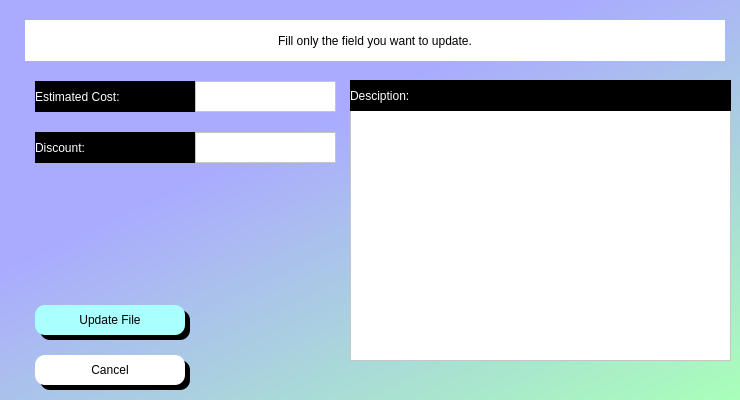
<?xml version="1.0" encoding="UTF-8"?>
<ui version="4.0">
 <class>Dialog</class>
 <widget class="QDialog" name="Dialog">
  <property name="geometry">
   <rect>
    <x>0</x>
    <y>0</y>
    <width>740</width>
    <height>400</height>
   </rect>
  </property>
  <property name="windowTitle">
   <string>Dialog</string>
  </property>
  <property name="styleSheet">
   <string notr="true">
background-color: rgba(170, 170, 255,.6);
background-color: qlineargradient(spread:pad, x1:0, y1:0, x2:1, y2:1, stop:0 rgba(170, 170, 255, 255), stop:1 rgba(255, 255, 255, 255));
background-color: qlineargradient(spread:pad, x1:0.403, y1:0.3125, x2:1, y2:1, stop:0 rgba(170, 170, 255, 255), stop:1 rgba(169, 255, 185, 255));</string>
  </property>
  <widget class="QLabel" name="fname_srch">
   <property name="geometry">
    <rect>
     <x>25</x>
     <y>20</y>
     <width>700</width>
     <height>41</height>
    </rect>
   </property>
   <property name="styleSheet">
    <string notr="true">color: rgb(0, 0, 0);
background-color: rgb(255, 255, 255);

font: 75 bold 14pt &quot;Segoe UI&quot;;</string>
   </property>
   <property name="text">
    <string>Fill only the field you want to update.</string>
   </property>
   <property name="alignment">
    <set>Qt::AlignCenter</set>
   </property>
  </widget>
  <widget class="QLabel" name="est_cost">
   <property name="geometry">
    <rect>
     <x>35</x>
     <y>81</y>
     <width>161</width>
     <height>31</height>
    </rect>
   </property>
   <property name="styleSheet">
    <string notr="true">
color: rgb(255, 255, 255);
background-color: rgb(0, 0, 0);

font:  14pt &quot;Segoe UI &quot;;</string>
   </property>
   <property name="text">
    <string>Estimated Cost:</string>
   </property>
  </widget>
  <widget class="QTextEdit" name="estd_cost_edit">
   <property name="geometry">
    <rect>
     <x>195</x>
     <y>81</y>
     <width>141</width>
     <height>31</height>
    </rect>
   </property>
   <property name="styleSheet">
    <string notr="true">QTextEdit:focus{
background-color: rgb(255, 255, 255);
}
QTextEdit{
background-color: rgb(255, 255, 255);
	font: 12pt &quot;Segoe UI&quot;;
}
</string>
   </property>
  </widget>
  <widget class="QLabel" name="discount">
   <property name="geometry">
    <rect>
     <x>35</x>
     <y>132</y>
     <width>161</width>
     <height>31</height>
    </rect>
   </property>
   <property name="styleSheet">
    <string notr="true">
color: rgb(255, 255, 255);
background-color: rgb(0, 0, 0);

font:  14pt &quot;Segoe UI &quot;;</string>
   </property>
   <property name="text">
    <string>Discount:</string>
   </property>
  </widget>
  <widget class="QTextEdit" name="discount_edit">
   <property name="geometry">
    <rect>
     <x>195</x>
     <y>132</y>
     <width>141</width>
     <height>31</height>
    </rect>
   </property>
   <property name="styleSheet">
    <string notr="true">QTextEdit:focus{
background-color: rgb(255, 255, 255);
}
QTextEdit{
background-color: rgb(255, 255, 255);
	font: 12pt &quot;Segoe UI&quot;;
}
</string>
   </property>
  </widget>
  <widget class="QPushButton" name="updt_file_btn">
   <property name="geometry">
    <rect>
     <x>35</x>
     <y>305</y>
     <width>150</width>
     <height>30</height>
    </rect>
   </property>
   <property name="styleSheet">
    <string notr="true">QPushButton{


font:  14pt &quot;Segoe UI &quot;;
background-color: rgb(255, 255, 255);
border-top-left-radius:10px;
border-bottom-left-radius:10px;
border-top-right-radius:10px;
border-bottom-right-radius:10px;
background-color: rgb(170, 255, 255);
}
QPushButton:hover{
	background-color: rgb(161, 161, 161);
	color: rgb(255, 255, 255);
}
QPushButton:focus{
	background-color: rgb(161, 161, 161);
	color: rgb(255, 255, 255);
}</string>
   </property>
   <property name="text">
    <string>Update File</string>
   </property>
  </widget>
  <widget class="QLabel" name="label_3">
   <property name="geometry">
    <rect>
     <x>40</x>
     <y>310</y>
     <width>150</width>
     <height>30</height>
    </rect>
   </property>
   <property name="styleSheet">
    <string notr="true">background-color: rgb(0, 0, 0);
font: 12pt &quot;MS Shell Dlg 2&quot;;
border-top-left-radius:10px;
border-bottom-left-radius:10px;
border-top-right-radius:10px;
border-bottom-right-radius:10px;
color: rgb(255, 255, 255);
</string>
   </property>
   <property name="text">
    <string/>
   </property>
  </widget>
  <widget class="QLabel" name="label_6">
   <property name="geometry">
    <rect>
     <x>40</x>
     <y>360</y>
     <width>150</width>
     <height>30</height>
    </rect>
   </property>
   <property name="styleSheet">
    <string notr="true">background-color: rgb(0, 0, 0);
font: 12pt &quot;MS Shell Dlg 2&quot;;
border-top-left-radius:10px;
border-bottom-left-radius:10px;
border-top-right-radius:10px;
border-bottom-right-radius:10px;
color: rgb(255, 255, 255);
</string>
   </property>
   <property name="text">
    <string/>
   </property>
  </widget>
  <widget class="QPushButton" name="cancel_btn">
   <property name="geometry">
    <rect>
     <x>35</x>
     <y>355</y>
     <width>150</width>
     <height>30</height>
    </rect>
   </property>
   <property name="styleSheet">
    <string notr="true">QPushButton{


font:  14pt &quot;Segoe UI &quot;;
background-color: rgb(255, 255, 255);
border-top-left-radius:10px;
border-bottom-left-radius:10px;
border-top-right-radius:10px;
border-bottom-right-radius:10px;}
QPushButton:hover{
	background-color: rgb(161, 161, 161);
	color: rgb(255, 255, 255);
}
QPushButton:focus{
	background-color: rgb(161, 161, 161);
	color: rgb(255, 255, 255);
}</string>
   </property>
   <property name="text">
    <string>Cancel</string>
   </property>
  </widget>
  <widget class="QTextEdit" name="desc_edit">
   <property name="geometry">
    <rect>
     <x>350</x>
     <y>110</y>
     <width>381</width>
     <height>251</height>
    </rect>
   </property>
   <property name="styleSheet">
    <string notr="true">background-color: rgb(255, 255, 255);
color: rgb(0, 0, 0);</string>
   </property>
  </widget>
  <widget class="QLabel" name="est_cost_2">
   <property name="geometry">
    <rect>
     <x>350</x>
     <y>80</y>
     <width>381</width>
     <height>31</height>
    </rect>
   </property>
   <property name="styleSheet">
    <string notr="true">
color: rgb(255, 255, 255);
background-color: rgb(0, 0, 0);

font:  14pt &quot;Segoe UI &quot;;</string>
   </property>
   <property name="text">
    <string>Desciption:</string>
   </property>
  </widget>
  <zorder>fname_srch</zorder>
  <zorder>est_cost</zorder>
  <zorder>estd_cost_edit</zorder>
  <zorder>discount</zorder>
  <zorder>discount_edit</zorder>
  <zorder>label_3</zorder>
  <zorder>updt_file_btn</zorder>
  <zorder>label_6</zorder>
  <zorder>cancel_btn</zorder>
  <zorder>desc_edit</zorder>
  <zorder>est_cost_2</zorder>
 </widget>
 <tabstops>
  <tabstop>estd_cost_edit</tabstop>
  <tabstop>discount_edit</tabstop>
  <tabstop>desc_edit</tabstop>
  <tabstop>updt_file_btn</tabstop>
  <tabstop>cancel_btn</tabstop>
 </tabstops>
 <resources/>
 <connections/>
</ui>
